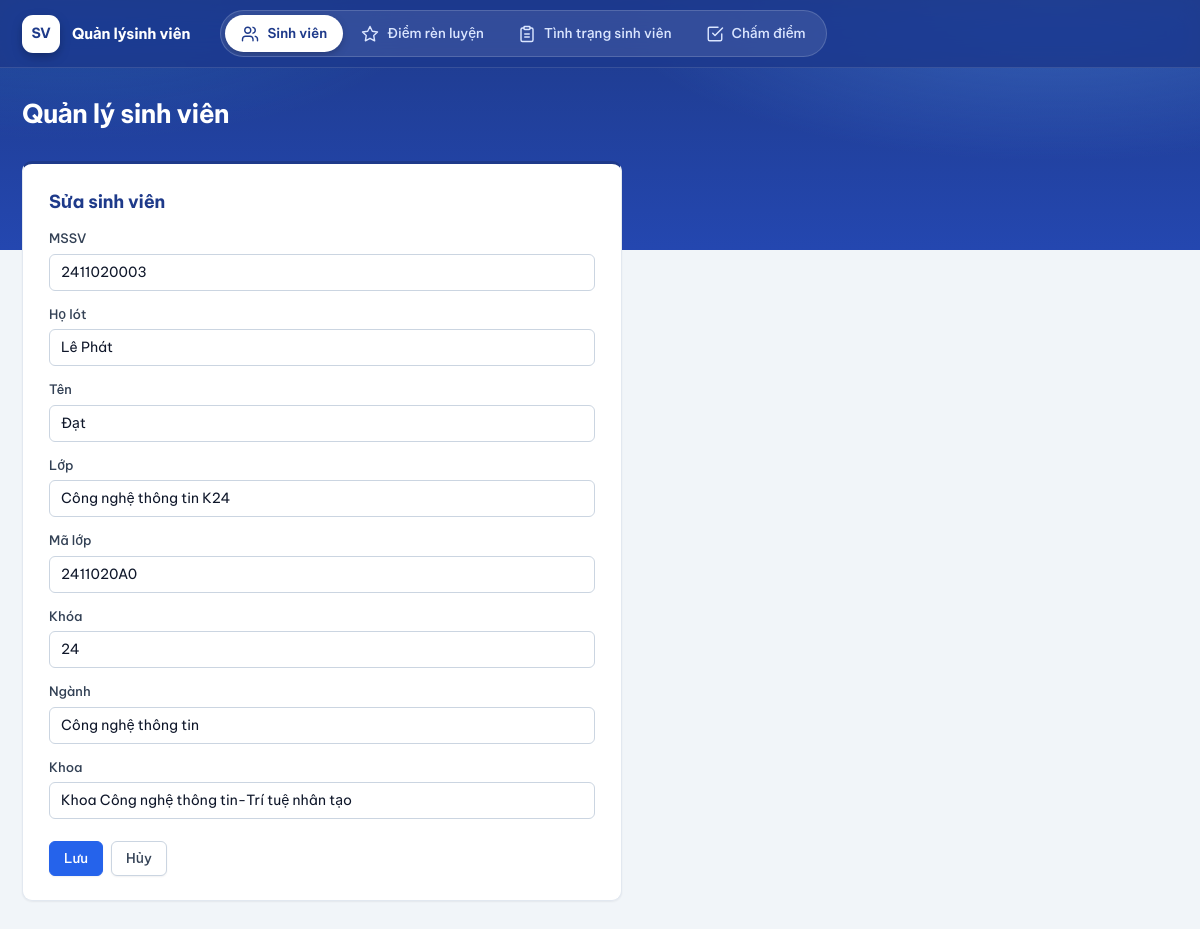
The app's page /sinh-vien/2411020003/sua with its own data.
### tables this page shows
CREATE TABLE sinh_vien(
    mssv TEXT PRIMARY KEY, ho_lot TEXT, ten TEXT,
    ma_lop TEXT, lop TEXT, khoa_hoc TEXT, nganh TEXT, khoa TEXT);

### app.py (the view)
@app.route("/sinh-vien/<mssv>/sua", methods=["GET", "POST"])
@admin_required
def sv_sua(mssv):
    sv = db().con.execute("SELECT * FROM sinh_vien WHERE mssv=?", (mssv,)).fetchone()
    if not sv:
        abort(404)
    if request.method == "POST":
        d = {k: request.form.get(k, "").strip() for k in SV_FIELDS}
        d["mssv"] = mssv
        db().sua_sinh_vien(d)
        flash("Đã cập nhật.", "ok")
        return redirect(url_for("sinh_vien"))
    return render_template("sv_form.html", sv=sv, moi=False)

### app.py (called while the page is built)
def db():
    if "db" not in g:
        g.db = csdl.DB()
    return g.db

@app.teardown_appcontext
def _close(_e):
    d = g.pop("db", None)
    if d:
        d.close()

def csrf_token():
    if "csrf" not in session:
        session["csrf"] = secrets.token_hex(16)
    return session["csrf"]

@app.before_request
def _csrf_check():
    if request.method == "POST":
        tok = request.form.get("csrf") or request.headers.get("X-CSRF")
        if not tok or tok != session.get("csrf"):
            abort(400, "CSRF token không hợp lệ – hãy tải lại trang.")

### chamdiem.py (called while the page is built)
    def _migrate_cham_diem(self):
        cols = [r[1] for r in self.con.execute("PRAGMA table_info(nhom_hoc)")]
        if cols and "ten" not in cols:
            self.con.execute("ALTER TABLE nhom_hoc ADD COLUMN ten TEXT NOT NULL DEFAULT ''")
            self.con.commit()
        cols = [r[1] for r in self.con.execute("PRAGMA table_info(mon_hoc)")]
        if cols:
            for c, kieu in (("ty_le_dd", "REAL NOT NULL DEFAULT 50"), ("hs_cm", "REAL NOT NULL DEFAULT 100"),
                            ("hs_tr", "REAL NOT NULL DEFAULT 50"), ("hs_cp", "REAL NOT NULL DEFAULT 100"),
                            ("hs_v", "REAL NOT NULL DEFAULT 0"), ("vang_toi_da", "INTEGER")):
                if c not in cols:
                    self.con.execute(f"ALTER TABLE mon_hoc ADD COLUMN {c} {kieu}")
            self.con.commit()

### csdl.py (called while the page is built)
    def _migrate(self):
        self._migrate_cham_diem()
        cols = [r[1] for r in self.con.execute("PRAGMA table_info(diem_ren_luyen)")]
        if cols and "ly_do" not in cols:
            self.con.execute("ALTER TABLE diem_ren_luyen ADD COLUMN ly_do TEXT DEFAULT ''")
            self.con.commit()

    def close(self):
        self.con.close()

### templates/sv_form.html
{% extends "base.html" %}{% block body %}
<form method="post" class="card"><h2>{{ 'Thêm' if moi else 'Sửa' }} sinh viên</h2><input type="hidden" name="csrf" value="{{ csrf_token() }}">
{% for k,l in [('mssv','MSSV'),('ho_lot','Họ lót'),('ten','Tên'),('lop','Lớp'),('ma_lop','Mã lớp'),('khoa_hoc','Khóa'),('nganh','Ngành'),('khoa','Khoa')] %}
<label>{{ l }}</label><input name="{{ k }}" value="{{ sv[k] or '' }}" {{ 'readonly' if k=='mssv' and not moi }} {{ 'required' if k=='mssv' }}>{% endfor %}
<p><button class="btn">Lưu</button> <a class="btn gray" href="{{ url_for('sinh_vien') }}">Hủy</a></p></form>{% endblock %}

### static/style.css (style rules this page uses)
:root { --white:#fff;--bg:#f1f5f9;--card:#fff; --navy:#1e3a8a;--navy-d:#172c6b;--pri:#2563eb;--pri-d:#1d4ed8;--pri-soft:#eaf1ff; --ink:#0f172a;--tx2:#64748b;--mut:#64748b;--line:#e2e8f0;--line-2:#eef2f7; --red:#dc2626;--red-d:#b91c1c;--green:#15803d;--green-soft:#e7f6ec;--amber:#b45309;--amber-soft:#fff7e0;--red-soft:#fef2f2; --r-s:6px;--r-m:10px;--r-l:14px; --sh-1:0 1px 2px rgba(15,23,42,.06); --sh-2:0 6px 20px -6px rgba(15,23,42,.16); --sh-3:0 24px 60px -12px rgba(15,23,42,.3); --font:'Be Vietnam Pro',Inter,Roboto,system-ui,-apple-system,"Segoe UI",sans-serif; }
* { box-sizing:border-box }
html { -webkit-text-size-adjust:100% }
body { margin:0;font:14px/1.5 var(--font);background:var(--bg);color:var(--ink);-webkit-font-smoothing:antialiased }
:root { --gutter:max(22px,calc((100vw - 1480px)/2 + 22px)); }
h2 { margin:0 0 14px;font-size:18px;font-weight:650;color:var(--navy);letter-spacing:-.01em }
.btn { display:inline-flex;align-items:center;justify-content:center;gap:6px;border:1px solid var(--pri);border-radius:var(--r-s);padding:7px 14px; background:var(--pri);color:#fff;font:500 13.5px/1.4 var(--font);text-decoration:none;cursor:pointer;white-space:nowrap; box-shadow:var(--sh-1);transition:background .15s,border-color .15s,box-shadow .15s,transform .05s }
.btn.gray { background:#fff;color:#334155;border-color:#cbd5e1 }
input,select,textarea { font:inherit;color:var(--ink);background:#fff;border:1px solid #cbd5e1;border-radius:var(--r-s);padding:7px 11px;transition:border-color .15s,box-shadow .15s }
input::placeholder,textarea::placeholder { color:#94a3b8 }
.card { background:var(--card);border:1px solid var(--line);border-radius:var(--r-m);padding:18px;margin-bottom:16px;box-shadow:var(--sh-1) }
form.card { max-width:600px;padding:24px 26px;border-top:3px solid var(--navy) }
form.card label { display:block;margin:14px 0 5px;color:#334155;font-size:13px;font-weight:500 }
form.card input,form.card select,form.card textarea { width:100% }
form.card p { margin:22px 0 0;display:flex;gap:8px }

### records on screen
sinh_vien: mssv "2411020003" "Lê Phát" "Đạt" "Công nghệ thông tin K24" "2411020A0" "24" "Công nghệ thông tin" "Khoa Công nghệ thông tin-Trí tuệ nhân tạo"

### other values on screen
{{ 'Thêm' if moi else 'Sửa' }} "Sửa"
{{ l }} "MSSV" "Họ lót" "Tên" "Lớp" "Mã lớp" "Khóa" "Ngành" "Khoa"
